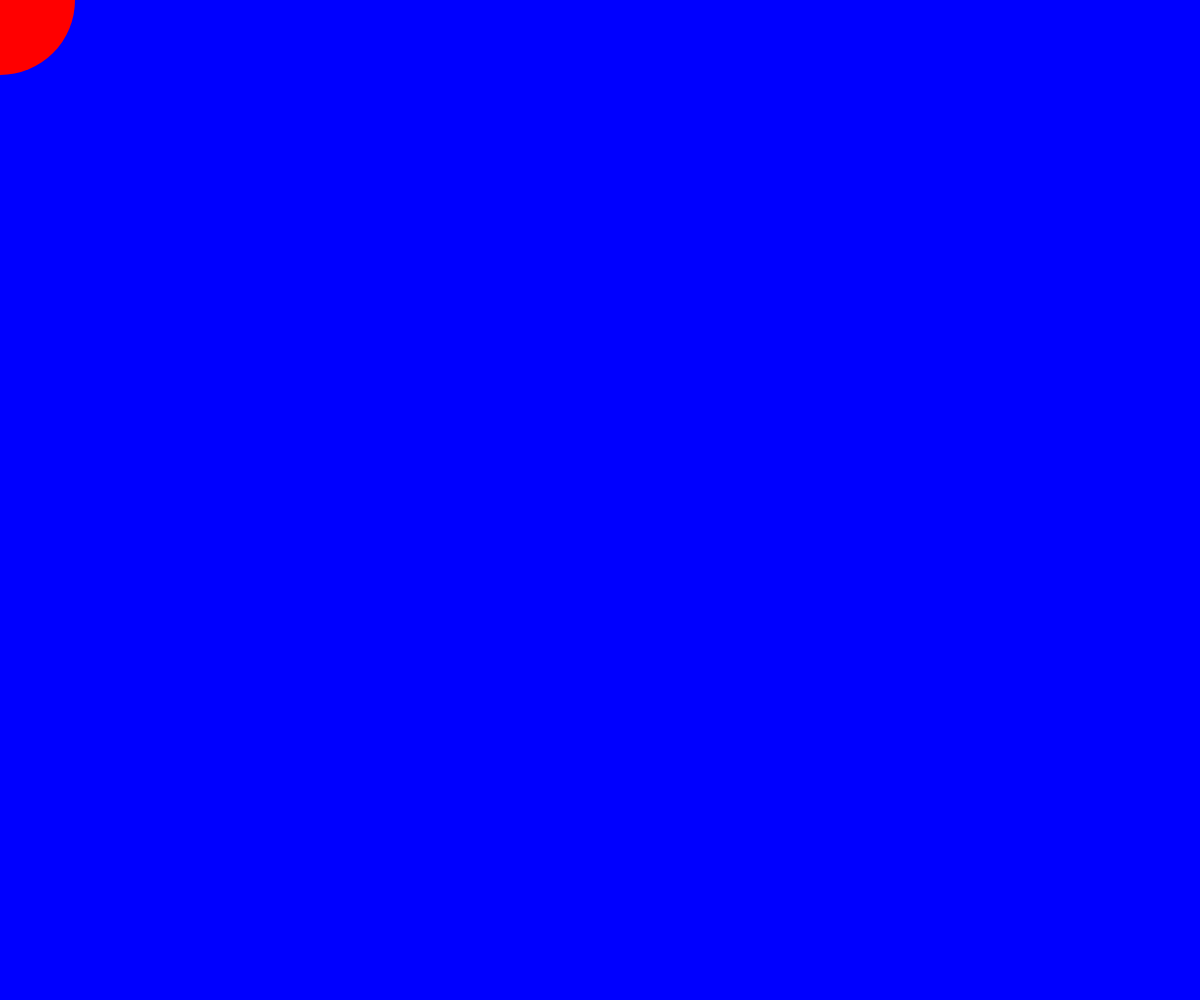
Frame 1 (no input)
Frame 60 (no input): identical to frame 1, image omitted
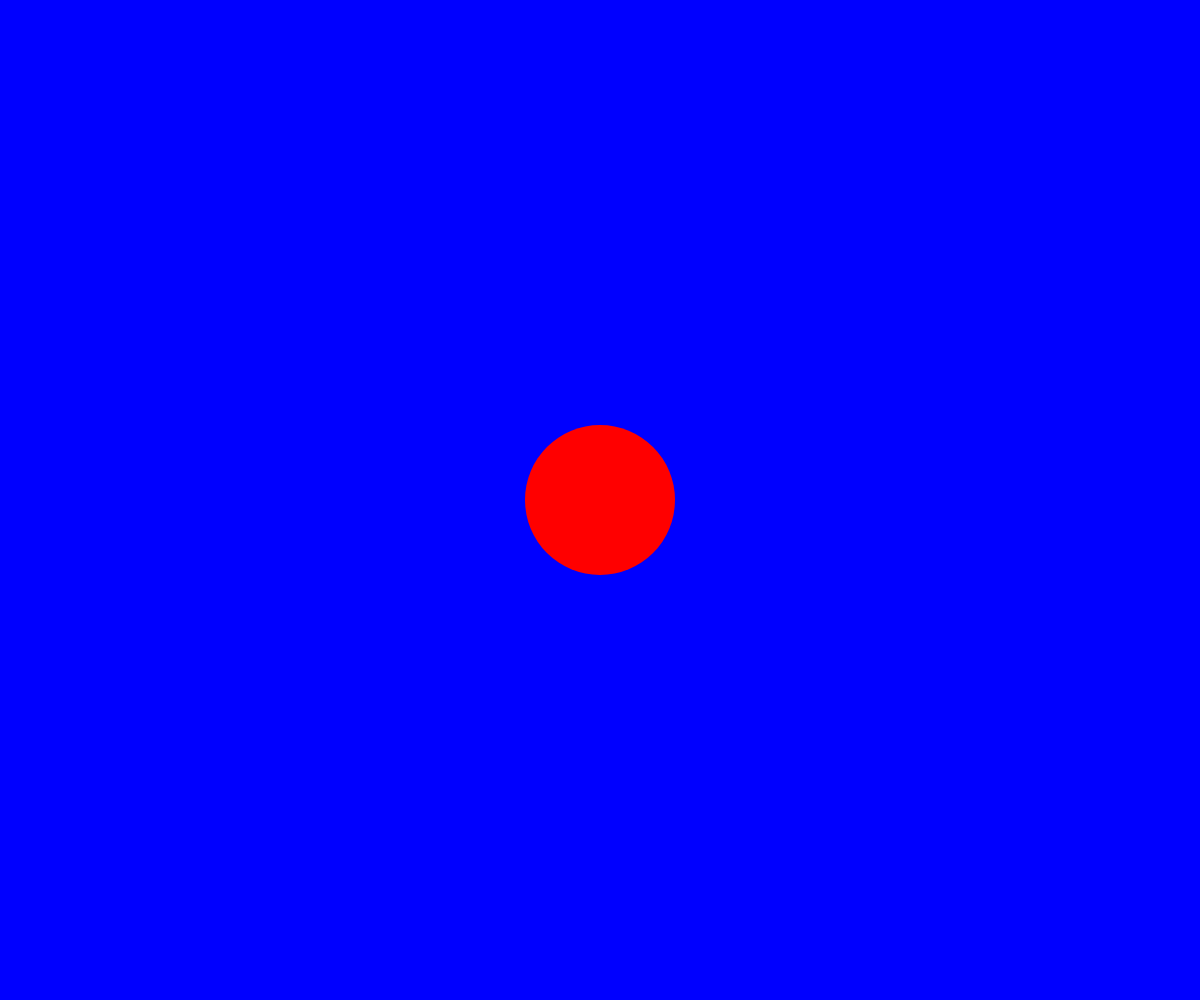
Frame 120 (the mouse pressed at the canvas centre since frame 60)

The p5.js sketch that drew these frames (run headless with seeded random() and noise() and a simulated clock; from frame 60 on, the mouse is pressed at the canvas centre):

// p5.js sketch
// ── sketch.js
// this the variable for the ellipse size
let mySize = 150;

// this executes once at the beginning
function setup() {
	// create a canvas to draw on, make it the size of your browser window
	createCanvas(windowWidth, windowHeight);
}

// this executes 60 times a second
function draw() {
	background(0, 0, 255);
	noStroke();
	fill(255, 0, 0);
	ellipse(mouseX, mouseY, mySize, mySize);

	// you can log variables & more to see what they are in the console of your browser
	console.log(mySize);
}
